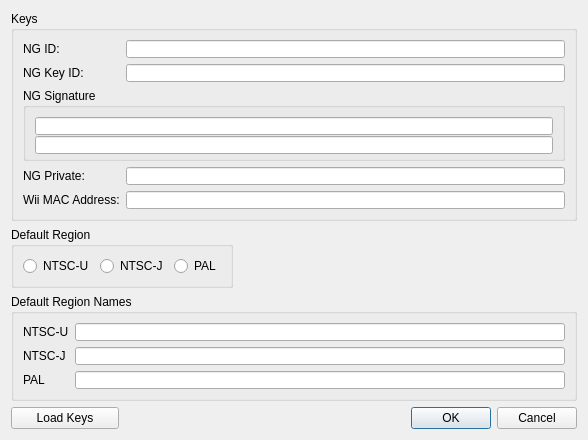
<?xml version="1.0" encoding="UTF-8"?>
<ui version="4.0">
 <class>PreferencesDialog</class>
 <widget class="QDialog" name="PreferencesDialog">
  <property name="geometry">
   <rect>
    <x>0</x>
    <y>0</y>
    <width>588</width>
    <height>440</height>
   </rect>
  </property>
  <property name="minimumSize">
   <size>
    <width>588</width>
    <height>440</height>
   </size>
  </property>
  <property name="maximumSize">
   <size>
    <width>588</width>
    <height>440</height>
   </size>
  </property>
  <property name="windowTitle">
   <string>Preferences...</string>
  </property>
  <layout class="QGridLayout" name="gridLayout_4">
   <item row="1" column="2">
    <spacer name="horizontalSpacer">
     <property name="orientation">
      <enum>Qt::Horizontal</enum>
     </property>
     <property name="sizeHint" stdset="0">
      <size>
       <width>337</width>
       <height>20</height>
      </size>
     </property>
    </spacer>
   </item>
   <item row="4" column="2">
    <spacer name="verticalSpacer">
     <property name="orientation">
      <enum>Qt::Vertical</enum>
     </property>
     <property name="sizeHint" stdset="0">
      <size>
       <width>20</width>
       <height>40</height>
      </size>
     </property>
    </spacer>
   </item>
   <item row="0" column="0" colspan="3">
    <widget class="QGroupBox" name="groupBox">
     <property name="title">
      <string>Keys</string>
     </property>
     <layout class="QGridLayout" name="gridLayout">
      <item row="2" column="0" colspan="2">
       <widget class="QGroupBox" name="groupBox_2">
        <property name="title">
         <string>NG Signature</string>
        </property>
        <layout class="QGridLayout" name="gridLayout_5">
         <item row="0" column="0">
          <widget class="QLineEdit" name="ngSigPt1LineEdit">
           <property name="minimumSize">
            <size>
             <width>0</width>
             <height>18</height>
            </size>
           </property>
           <property name="font">
            <font>
             <family>Courier New</family>
            </font>
           </property>
           <property name="maxLength">
            <number>60</number>
           </property>
          </widget>
         </item>
         <item row="1" column="0">
          <widget class="QLineEdit" name="ngSigPt2LineEdit">
           <property name="minimumSize">
            <size>
             <width>0</width>
             <height>18</height>
            </size>
           </property>
           <property name="font">
            <font>
             <family>Courier New</family>
            </font>
           </property>
           <property name="text">
            <string/>
           </property>
           <property name="maxLength">
            <number>60</number>
           </property>
          </widget>
         </item>
        </layout>
       </widget>
      </item>
      <item row="4" column="1">
       <widget class="QLineEdit" name="macAddrLineEdit">
        <property name="minimumSize">
         <size>
          <width>0</width>
          <height>18</height>
         </size>
        </property>
        <property name="font">
         <font>
          <family>Courier New</family>
         </font>
        </property>
        <property name="maxLength">
         <number>12</number>
        </property>
       </widget>
      </item>
      <item row="3" column="1">
       <widget class="QLineEdit" name="ngPrivLineEdit">
        <property name="minimumSize">
         <size>
          <width>0</width>
          <height>18</height>
         </size>
        </property>
        <property name="font">
         <font>
          <family>Courier New</family>
         </font>
        </property>
        <property name="maxLength">
         <number>60</number>
        </property>
       </widget>
      </item>
      <item row="0" column="0">
       <widget class="QLabel" name="ngIDLbl">
        <property name="text">
         <string>NG ID: </string>
        </property>
       </widget>
      </item>
      <item row="1" column="1">
       <widget class="QLineEdit" name="ngKeyIDLineEdit">
        <property name="minimumSize">
         <size>
          <width>0</width>
          <height>18</height>
         </size>
        </property>
        <property name="font">
         <font>
          <family>Courier New</family>
         </font>
        </property>
        <property name="maxLength">
         <number>8</number>
        </property>
       </widget>
      </item>
      <item row="1" column="0">
       <widget class="QLabel" name="ngKeyIDLbl">
        <property name="text">
         <string>NG Key ID:</string>
        </property>
       </widget>
      </item>
      <item row="3" column="0">
       <widget class="QLabel" name="ngPrivLbl">
        <property name="text">
         <string>NG Private: </string>
        </property>
       </widget>
      </item>
      <item row="4" column="0">
       <widget class="QLabel" name="macAddrLbl">
        <property name="text">
         <string>Wii MAC Address:</string>
        </property>
       </widget>
      </item>
      <item row="0" column="1">
       <widget class="QLineEdit" name="ngIDLineEdit">
        <property name="minimumSize">
         <size>
          <width>0</width>
          <height>18</height>
         </size>
        </property>
        <property name="font">
         <font>
          <family>Courier New</family>
         </font>
        </property>
        <property name="maxLength">
         <number>8</number>
        </property>
       </widget>
      </item>
     </layout>
    </widget>
   </item>
   <item row="1" column="0" colspan="2">
    <widget class="QGroupBox" name="regionBox">
     <property name="title">
      <string>Default Region</string>
     </property>
     <layout class="QGridLayout" name="gridLayout_2">
      <item row="0" column="0">
       <widget class="QRadioButton" name="ntscURB">
        <property name="text">
         <string>NTSC-U</string>
        </property>
        <attribute name="buttonGroup">
         <string notr="true">regionBtnGrp</string>
        </attribute>
       </widget>
      </item>
      <item row="0" column="1">
       <widget class="QRadioButton" name="ntscJRB">
        <property name="text">
         <string>NTSC-J</string>
        </property>
        <attribute name="buttonGroup">
         <string notr="true">regionBtnGrp</string>
        </attribute>
       </widget>
      </item>
      <item row="0" column="2">
       <widget class="QRadioButton" name="palRB">
        <property name="text">
         <string>PAL</string>
        </property>
        <attribute name="buttonGroup">
         <string notr="true">regionBtnGrp</string>
        </attribute>
       </widget>
      </item>
     </layout>
    </widget>
   </item>
   <item row="2" column="0" colspan="3">
    <widget class="QGroupBox" name="defaultRegionNamesGrp">
     <property name="title">
      <string>Default Region Names</string>
     </property>
     <layout class="QGridLayout" name="gridLayout_3">
      <item row="0" column="0" colspan="2">
       <widget class="QLabel" name="ntscUNameLbl">
        <property name="text">
         <string>&lt;html&gt;&lt;head/&gt;&lt;body&gt;&lt;p&gt;NTSC-U&lt;/p&gt;&lt;/body&gt;&lt;/html&gt;</string>
        </property>
       </widget>
      </item>
      <item row="2" column="0">
       <widget class="QLabel" name="palNameLbl">
        <property name="text">
         <string>PAL</string>
        </property>
       </widget>
      </item>
      <item row="2" column="2">
       <widget class="QLineEdit" name="palNameLE">
        <property name="minimumSize">
         <size>
          <width>0</width>
          <height>18</height>
         </size>
        </property>
       </widget>
      </item>
      <item row="1" column="0" colspan="2">
       <widget class="QLabel" name="ntscJNameLbl">
        <property name="text">
         <string>NTSC-J</string>
        </property>
       </widget>
      </item>
      <item row="0" column="2">
       <widget class="QLineEdit" name="ntscUNameLE">
        <property name="minimumSize">
         <size>
          <width>0</width>
          <height>18</height>
         </size>
        </property>
       </widget>
      </item>
      <item row="1" column="2">
       <widget class="QLineEdit" name="ntscJNameLE">
        <property name="minimumSize">
         <size>
          <width>0</width>
          <height>18</height>
         </size>
        </property>
       </widget>
      </item>
     </layout>
    </widget>
   </item>
   <item row="3" column="0">
    <widget class="QPushButton" name="loadKeysBtn">
     <property name="text">
      <string>Load Keys</string>
     </property>
    </widget>
   </item>
   <item row="3" column="1" colspan="2">
    <widget class="QDialogButtonBox" name="buttonBox">
     <property name="orientation">
      <enum>Qt::Horizontal</enum>
     </property>
     <property name="standardButtons">
      <set>QDialogButtonBox::Cancel|QDialogButtonBox::Ok</set>
     </property>
     <property name="centerButtons">
      <bool>false</bool>
     </property>
    </widget>
   </item>
  </layout>
 </widget>
 <tabstops>
  <tabstop>ngIDLineEdit</tabstop>
  <tabstop>ngKeyIDLineEdit</tabstop>
  <tabstop>ngSigPt1LineEdit</tabstop>
  <tabstop>ngSigPt2LineEdit</tabstop>
  <tabstop>ngPrivLineEdit</tabstop>
  <tabstop>macAddrLineEdit</tabstop>
  <tabstop>ntscURB</tabstop>
  <tabstop>ntscJRB</tabstop>
  <tabstop>palRB</tabstop>
  <tabstop>ntscUNameLE</tabstop>
  <tabstop>ntscJNameLE</tabstop>
  <tabstop>palNameLE</tabstop>
 </tabstops>
 <resources/>
 <connections>
  <connection>
   <sender>buttonBox</sender>
   <signal>accepted()</signal>
   <receiver>PreferencesDialog</receiver>
   <slot>accept()</slot>
   <hints>
    <hint type="sourcelabel">
     <x>618</x>
     <y>212</y>
    </hint>
    <hint type="destinationlabel">
     <x>157</x>
     <y>274</y>
    </hint>
   </hints>
  </connection>
  <connection>
   <sender>buttonBox</sender>
   <signal>rejected()</signal>
   <receiver>PreferencesDialog</receiver>
   <slot>reject()</slot>
   <hints>
    <hint type="sourcelabel">
     <x>618</x>
     <y>212</y>
    </hint>
    <hint type="destinationlabel">
     <x>286</x>
     <y>274</y>
    </hint>
   </hints>
  </connection>
 </connections>
 <buttongroups>
  <buttongroup name="regionBtnGrp"/>
 </buttongroups>
</ui>
